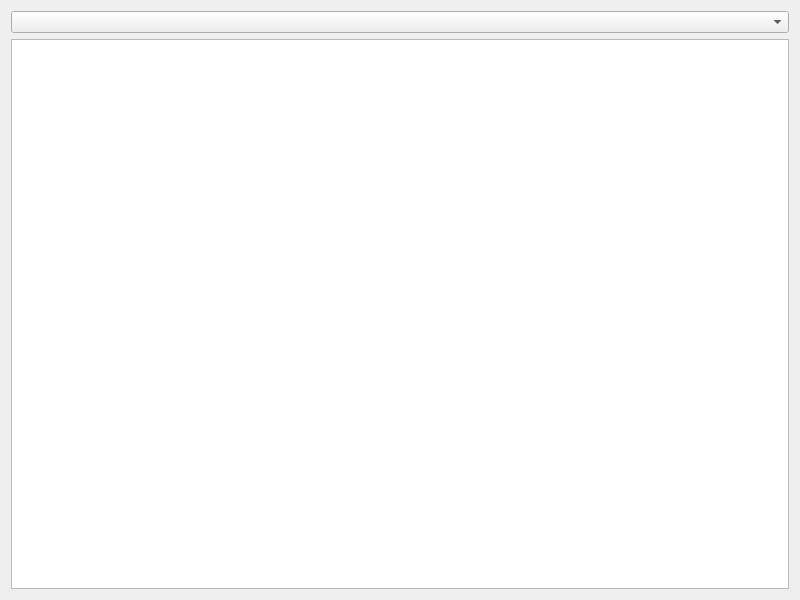
<?xml version="1.0" encoding="UTF-8"?>
<ui version="4.0">
 <class>Widget</class>
 <widget class="QWidget" name="Widget">
  <property name="geometry">
   <rect>
    <x>0</x>
    <y>0</y>
    <width>800</width>
    <height>600</height>
   </rect>
  </property>
  <property name="windowTitle">
   <string>Widget</string>
  </property>
  <layout class="QVBoxLayout" name="verticalLayout_2">
   <item>
    <widget class="QComboBox" name="TopicSelect"/>
   </item>
   <item>
    <widget class="QTableView" name="ContextTable"/>
   </item>
  </layout>
 </widget>
 <resources/>
 <connections/>
</ui>
